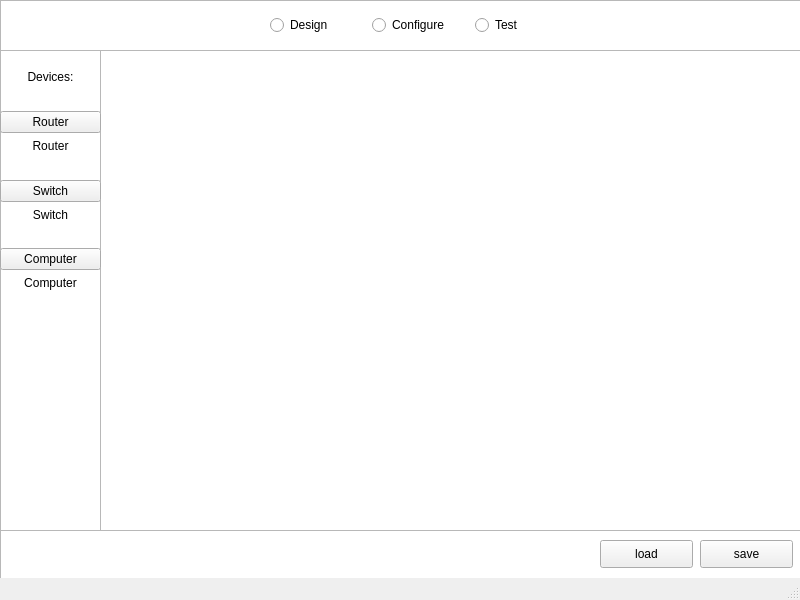
<?xml version="1.0" encoding="UTF-8"?>
<ui version="4.0">
 <class>MainWindow</class>
 <widget class="QMainWindow" name="MainWindow">
  <property name="geometry">
   <rect>
    <x>0</x>
    <y>0</y>
    <width>800</width>
    <height>600</height>
   </rect>
  </property>
  <property name="windowTitle">
   <string>MainWindow</string>
  </property>
  <widget class="QWidget" name="centralwidget">
   <widget class="QWidget" name="verticalLayoutWidget">
    <property name="geometry">
     <rect>
      <x>0</x>
      <y>70</y>
      <width>101</width>
      <height>241</height>
     </rect>
    </property>
    <layout class="QVBoxLayout" name="verticalLayout">
     <item>
      <widget class="QLabel" name="label_4">
       <property name="text">
        <string>Devices:</string>
       </property>
       <property name="alignment">
        <set>Qt::AlignHCenter|Qt::AlignTop</set>
       </property>
      </widget>
     </item>
     <item>
      <widget class="QPushButton" name="router_icon">
       <property name="text">
        <string>Router</string>
       </property>
      </widget>
     </item>
     <item>
      <widget class="QLabel" name="label">
       <property name="text">
        <string>Router</string>
       </property>
       <property name="alignment">
        <set>Qt::AlignHCenter|Qt::AlignTop</set>
       </property>
      </widget>
     </item>
     <item>
      <widget class="QPushButton" name="switch_icon">
       <property name="text">
        <string>Switch</string>
       </property>
      </widget>
     </item>
     <item>
      <widget class="QLabel" name="label_2">
       <property name="text">
        <string>Switch</string>
       </property>
       <property name="alignment">
        <set>Qt::AlignHCenter|Qt::AlignTop</set>
       </property>
      </widget>
     </item>
     <item>
      <widget class="QPushButton" name="computer_icon">
       <property name="text">
        <string>Computer</string>
       </property>
      </widget>
     </item>
     <item>
      <widget class="QLabel" name="label_3">
       <property name="text">
        <string>Computer</string>
       </property>
       <property name="alignment">
        <set>Qt::AlignHCenter|Qt::AlignTop</set>
       </property>
      </widget>
     </item>
    </layout>
   </widget>
   <widget class="QWidget" name="horizontalLayoutWidget">
    <property name="geometry">
     <rect>
      <x>270</x>
      <y>10</y>
      <width>301</width>
      <height>31</height>
     </rect>
    </property>
    <layout class="QHBoxLayout" name="horizontalLayout">
     <item>
      <widget class="QRadioButton" name="design_mode">
       <property name="text">
        <string>Design</string>
       </property>
      </widget>
     </item>
     <item>
      <widget class="QRadioButton" name="configure_mode">
       <property name="text">
        <string>Configure</string>
       </property>
      </widget>
     </item>
     <item>
      <widget class="QRadioButton" name="test_mode">
       <property name="text">
        <string>Test</string>
       </property>
      </widget>
     </item>
    </layout>
   </widget>
   <widget class="QPushButton" name="save_button">
    <property name="geometry">
     <rect>
      <x>700</x>
      <y>540</y>
      <width>93</width>
      <height>28</height>
     </rect>
    </property>
    <property name="text">
     <string>save</string>
    </property>
   </widget>
   <widget class="QPushButton" name="load_button">
    <property name="geometry">
     <rect>
      <x>600</x>
      <y>540</y>
      <width>93</width>
      <height>28</height>
     </rect>
    </property>
    <property name="text">
     <string>load</string>
    </property>
   </widget>
   <widget class="QGraphicsView" name="bottom_canva">
    <property name="geometry">
     <rect>
      <x>0</x>
      <y>530</y>
      <width>801</width>
      <height>51</height>
     </rect>
    </property>
   </widget>
   <widget class="QGraphicsView" name="left_canva">
    <property name="geometry">
     <rect>
      <x>0</x>
      <y>-9</y>
      <width>101</width>
      <height>581</height>
     </rect>
    </property>
   </widget>
   <widget class="QGraphicsView" name="top_canva">
    <property name="geometry">
     <rect>
      <x>0</x>
      <y>0</y>
      <width>801</width>
      <height>51</height>
     </rect>
    </property>
   </widget>
   <widget class="QGraphicsView" name="main_canva">
    <property name="geometry">
     <rect>
      <x>95</x>
      <y>41</y>
      <width>711</width>
      <height>491</height>
     </rect>
    </property>
   </widget>
   <zorder>main_canva</zorder>
   <zorder>left_canva</zorder>
   <zorder>top_canva</zorder>
   <zorder>bottom_canva</zorder>
   <zorder>verticalLayoutWidget</zorder>
   <zorder>horizontalLayoutWidget</zorder>
   <zorder>save_button</zorder>
   <zorder>load_button</zorder>
  </widget>
  <widget class="QStatusBar" name="statusbar"/>
 </widget>
 <resources/>
 <connections/>
</ui>
